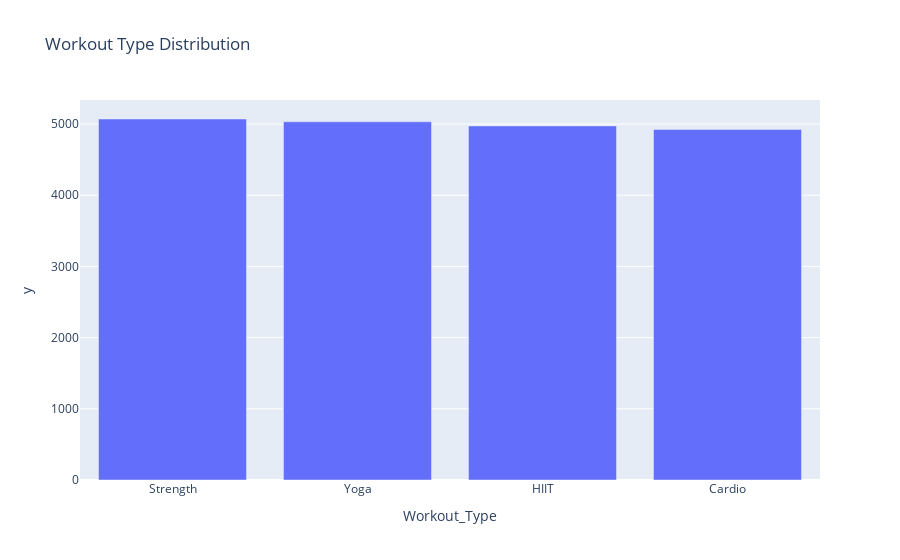
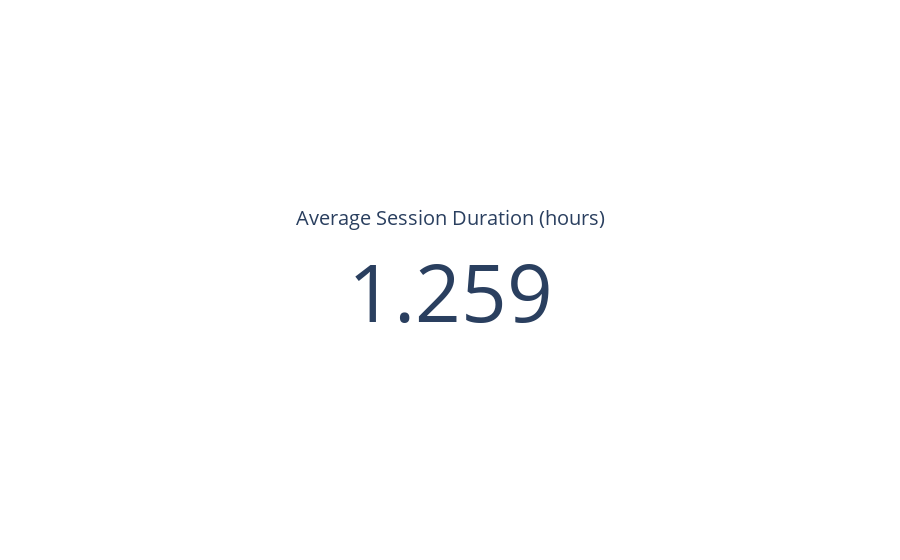
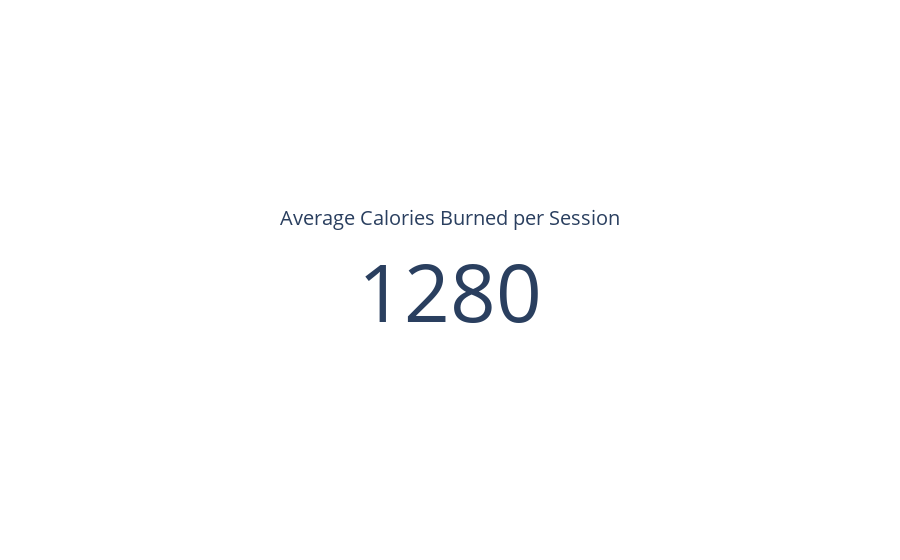

Notebook cell for these charts, in order:
### Markdown cell above
## Operational Dashboard – Mid-Manager

**Purpose:**  
This dashboard monitors day-to-day user engagement, session performance, and workout completion, helping managers ensure programs are running effectively.

**Audience:**  
Mid-level managers responsible for tracking user activity, workout adherence, and overall engagement metrics.

**Key KPIs:**  
- **Average Calories Burned per Session:** Measures workout intensity and effectiveness.  
- **Workout Type Distribution:** Shows which workouts are most popular to optimize class offerings.  
- **Average Heart Rate Metrics:** Ensures safe exercise intensity and monitors user health.

### Code cell
# KPI 1: Average Calories Burned
avg_calories = df['Calories_Burned'].mean()

# KPI 2: Workout Type Counts
workout_counts = df['Workout_Type'].value_counts()

# KPI 3: Avg Heart Rate Metrics
avg_bpm = df['Avg_BPM'].mean()
avg_pct_maxHR = df['pct_maxHR'].mean()

# Plots
# Bar chart: Workout counts
fig1 = px.bar(workout_counts, x=workout_counts.index, y=workout_counts.values,
              title='Workout Type Distribution')
fig1.show()

# KPI cards using Plotly
avg_session = df['Session_Duration_hours'].mean()
fig_kpi1 = go.Figure(go.Indicator(
    mode="number",
    value=avg_session,
    title={"text": "Average Session Duration (hours)"}))
fig_kpi1.show()

fig_kpi2 = go.Figure(go.Indicator(
    mode="number",
    value=avg_calories,
    title={"text": "Average Calories Burned per Session"}))
fig_kpi2.show()

### Figure 1 — Plotly figure (JSON) as saved in the notebook; plotly's stock layout.template omitted (floating-point values rounded to 4 significant figures)
{"data": [{"hovertemplate": "Workout_Type=%{x}<br>y=%{y}<extra></extra>", "legendgroup": "", "marker": {"color": "#636efa", "pattern": {"shape": ""}}, "name": "", "orientation": "v", "showlegend": false, "textposition": "auto", "type": "bar", "x": ["Strength", "Yoga", "HIIT", "Cardio"], "xaxis": "x", "y": [5071, 5032, 4974, 4923], "yaxis": "y"}], "layout": {"barmode": "relative", "legend": {"tracegroupgap": 0}, "title": {"text": "Workout Type Distribution"}, "xaxis": {"anchor": "y", "domain": [0, 1], "title": {"text": "Workout_Type"}}, "yaxis": {"anchor": "x", "domain": [0, 1], "title": {"text": "y"}}}}

### Figure 2 — Plotly figure (JSON) as saved in the notebook; plotly's stock layout.template omitted (floating-point values rounded to 4 significant figures)
{"data": [{"mode": "number", "title": {"text": "Average Session Duration (hours)"}, "type": "indicator", "value": 1.259}], "layout": {}}

### Figure 3 — Plotly figure (JSON) as saved in the notebook; plotly's stock layout.template omitted (floating-point values rounded to 4 significant figures)
{"data": [{"mode": "number", "title": {"text": "Average Calories Burned per Session"}, "type": "indicator", "value": 1280.0}], "layout": {}}
